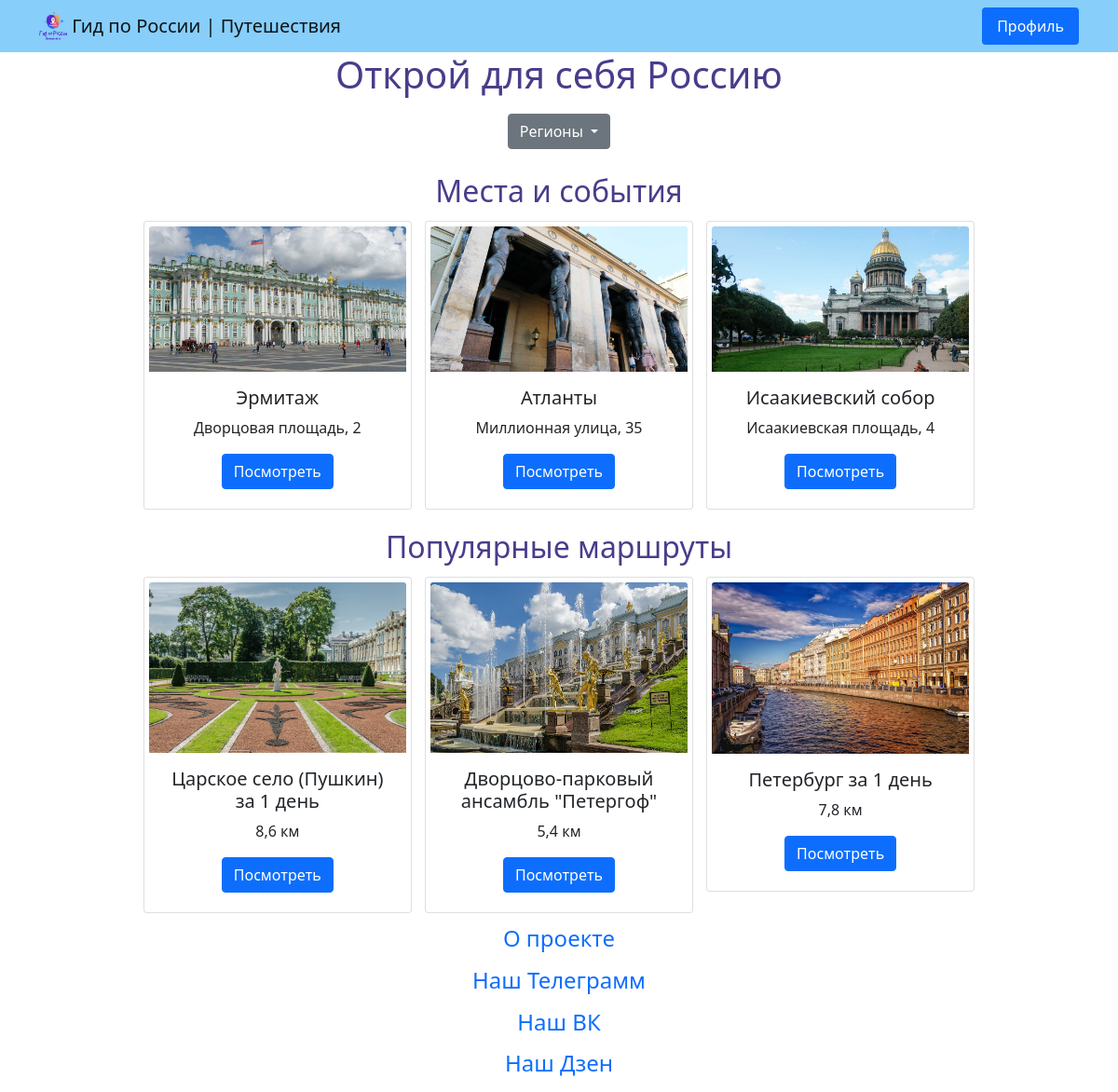
/st_peterburg (signed in), run on the app's committed database.
### data/event.py (models this page shows)
class Event(SqlAlchemyBase):
    __tablename__ = 'events'
    id = sqlalchemy.Column(sqlalchemy.Integer,
                           primary_key=True, autoincrement=True)
    region = sqlalchemy.Column(sqlalchemy.String, nullable=True)
    title = sqlalchemy.Column(sqlalchemy.String, nullable=True)
    address = sqlalchemy.Column(sqlalchemy.String, nullable=True)
    image = sqlalchemy.Column(sqlalchemy.String, nullable=True)
    info = sqlalchemy.Column(sqlalchemy.String, nullable=True)
    def get_list(self):
        return [self.id, self.region, self.title, self.address, self.image, self.info]

### data/route.py (models this page shows)
class Route(SqlAlchemyBase, UserMixin):
    __tablename__ = 'routes'
    id = sqlalchemy.Column(sqlalchemy.Integer,
                           primary_key=True, autoincrement=True)
    region = sqlalchemy.Column(sqlalchemy.String, nullable=True)
    title = sqlalchemy.Column(sqlalchemy.String, nullable=True)
    duration = sqlalchemy.Column(sqlalchemy.String, nullable=True)
    image = sqlalchemy.Column(sqlalchemy.String, nullable=True)
    info = sqlalchemy.Column(sqlalchemy.String, nullable=True)
    map_api = sqlalchemy.Column(sqlalchemy.String, nullable=True)
    def get_list(self):
        return [self.id, self.region, self.title, self.duration, self.image, self.info, self.map_api]

### guide.py (the view)
@app.route('/st_peterburg')
def stpeterburg():
    context = {'events': [],
               'routes': []}
    db_sess = db_session.create_session()
    for route1 in db_sess.query(Route).filter(Route.region == 'Санкт-Петербург').all():
        context['routes'].append(route1.get_list())
    for event1 in db_sess.query(Event).filter(Event.region == 'Санкт-Петербург').all():
        context['events'].append(event1.get_list())
    return render_template('main_window.html', context=context)

### data/db_session.py (called while the page is built)
def create_session() -> Session:
    global __factory
    return __factory()

### guide.py (called while the page is built)
@login_manager.user_loader
def load_user(user_id):
    db_sess = db_session.create_session()
    return db_sess.query(User).get(user_id)

### templates/main_window.html (shortened to what this page needs)
{% extends 'base.html' %}
{% block content %}
<h1 style="text-align:center;color:#483D8B;">Открой для себя Россию</h1>
<div class="outer">
    <div class="dropdown inner">
        <button style="display: inline-block;" class="btn btn-secondary dropdown-toggle" type="button" data-bs-toggle="dropdown" aria-expanded="false">
            Регионы
        </button>
    </div>
</div>
<div>
    <h2>Места и события</h2>
    <div class="outer">
        {% for f in context.events %}
        <div class="card inner" style="width: 18rem;">
            <img src="{{ url_for('static', filename=f[4]) }}" class="card-img-top" alt="...">
            <div class="card-body">
                <h5 class="card-title">{{ f[2] }}</h5>
                <p class="card-text">{{ f[3] }}</p>
                <a href="/event/{{ f[0] }}" class="btn btn-primary">Посмотреть</a>
            </div>
        </div>
        {% endfor %}
    </div>
</div>
<div>
    <h2>Популярные маршруты</h2>
    <div class="outer">
        {% for f in context.routes %}
        <div class="card inner" style="width: 18rem;">
            <img src="{{ url_for('static', filename=f[4]) }}" class="card-img-top" alt="...">
            <div class="card-body">
                <h5 class="card-title">{{ f[2] }}</h5>
                <p class="card-text">{{ f[3] }}</p>
                <a href="/route/{{ f[0] }}" class="btn btn-primary">Посмотреть</a>
            </div>
        </div>
        {% endfor %}
    </div>
</div>
{% endblock %}

### static/css/style.css (style rules this page uses)
h2 { text-align:center; color:#483D8B; }
body { margin:0px; padding:0px; }
.outer { width:100%; text-align: center; }
.inner { display: inline-block; padding: 5px; margin: 5px; vertical-align: top; }

### data on the page
Event: image (picture), title "Эрмитаж", address "Дворцовая площадь, 2"
Event: image (picture), title "Атланты", address "Миллионная улица, 35"
Event: image (picture), title "Исаакиевский собор", address "Исаакиевская площадь, 4"
Route: image (picture), title "Царское село (Пушкин) за 1 день", duration "8,6 км"
Route: image (picture), title "Дворцово-парковый ансамбль \"Петергоф\"", duration "5,4 км"
Route: image (picture), title "Петербург за 1 день", duration "7,8 км"
